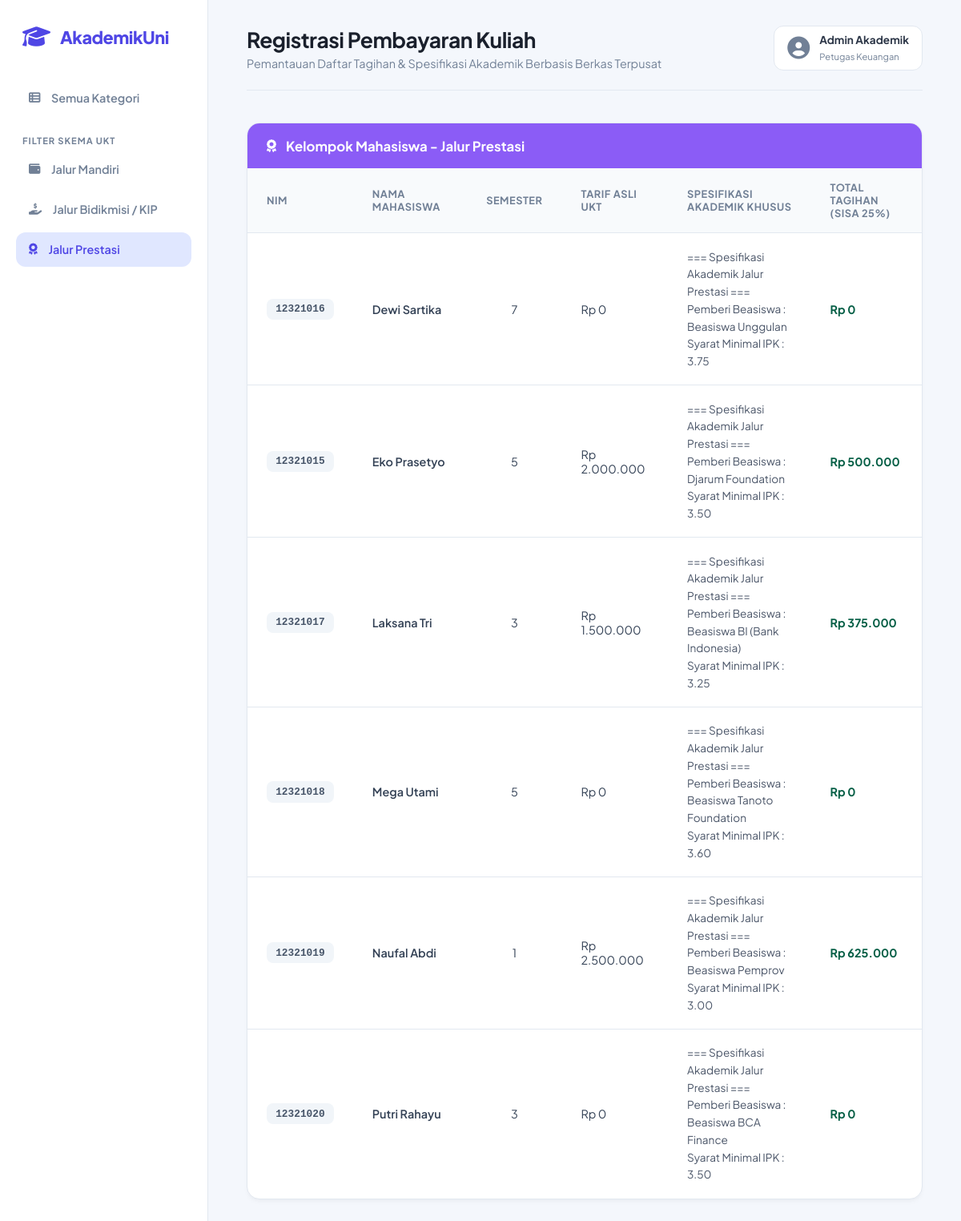
/index.php?category=prestasi, run on the app's committed database.
### tables this page shows
CREATE TABLE `tabel_mahasiswa` (
  `id_mahasiswa` int NOT NULL,
  `nama_mahasiswa` varchar(100) NOT NULL,
  `nim` varchar(15) NOT NULL,
  `semester` int NOT NULL,
  `tarif_ukt_nominal` decimal(12,2) NOT NULL,
  `jenis_pembiayaan` enum('Mandiri','Bidikmisi','Prestasi') NOT NULL,
  `golongan_ukt` varchar(10) DEFAULT NULL,
  `nama_wali` varchar(100) DEFAULT NULL,
  `nomor_kip_kuliah` varchar(50) DEFAULT NULL,
  `dana_saku_subsidi` decimal(12,2) DEFAULT NULL,
  `nama_instansi_beasiswa` varchar(100) DEFAULT NULL,
  `minimal_ipk_syarat` decimal(3,2) DEFAULT NULL
);

### Mahasiswa.php (called while the page is built, shortened)
<?php
abstract class Mahasiswa {
    protected string $nama_mahasiswa;
    protected string $nim;
    protected int $semester;
    public function __construct(int $id, string $nama, string $nim, int $semester, float $ukt) {
        $this->nama_mahasiswa = $nama;
        $this->nim = $nim;
        $this->semester = $semester;
        $this->tarifUktNominal = $ukt;
    }
    public function getNamaMahasiswa(): string { return $this->nama_mahasiswa; }
    public function getNim(): string { return $this->nim; }
    public function getSemester(): int { return $this->semester; }
}

### index.php (the view, shortened to what this page needs)
<?php
require_once 'MahasiswaPrestasi.php';
$database = new Database();
$db = $database->getConnection();
$query = "SELECT * FROM tabel_mahasiswa ORDER BY jenis_pembiayaan ASC, nama_mahasiswa ASC";
$stmt = $db->prepare($query);
$stmt->execute();
$rows = $stmt->fetchAll();
$daftarMandiri = [];
$daftarBidikmisi = [];
$daftarPrestasi = [];
foreach ($rows as $row) {
    if ($row->jenis_pembiayaan === 'Mandiri') {
        $daftarMandiri[] = new MahasiswaMandiri(
            $row->id_mahasiswa, $row->nama_mahasiswa, $row->nim, $row->semester, $row->tarif_ukt_nominal,
            $row->golongan_ukt, $row->nama_wali
        );
    } elseif ($row->jenis_pembiayaan === 'Bidikmisi') {
        $daftarBidikmisi[] = new MahasiswaBidikmisi(
            $row->id_mahasiswa, $row->nama_mahasiswa, $row->nim, $row->semester, $row->tarif_ukt_nominal,
            $row->nomor_kip_kuliah, $row->dana_saku_subsidi
        );
    } elseif ($row->jenis_pembiayaan === 'Prestasi') {
        $daftarPrestasi[] = new MahasiswaPrestasi(
            $row->id_mahasiswa, $row->nama_mahasiswa, $row->nim, $row->semester, $row->tarif_ukt_nominal,
            $row->nama_instansi_beasiswa, $row->minimal_ipk_syarat
        );
    }
}
$category = isset($_GET['category']) ? $_GET['category'] : 'all';
?>
<!DOCTYPE html>
<html lang="id">
<head>
    <link rel="stylesheet" href="style.css">
    <link rel="stylesheet" href="https://cdnjs.cloudflare.com/ajax/libs/font-awesome/6.4.0/css/all.min.css">
</head>
<body>
    <div class="sidebar">
        <div class="sidebar-brand">
            <i class="fa-solid fa-graduation-cap"></i>
            <h2>AkademikUni</h2>
        </div>
        <ul class="sidebar-menu">
            <li>
                <a href="index.php?category=all" class="<?php echo $category === 'all' ? 'active' : ''; ?>">
                    <i class="fa-solid fa-table-list"></i> <span>Semua Kategori</span>
                </a>
            </li>
            <li class="menu-divider">Filter Skema UKT</li>
            <li>
                <a href="index.php?category=mandiri" class="<?php echo $category === 'mandiri' ? 'active' : ''; ?>">
                    <i class="fa-solid fa-wallet"></i> <span>Jalur Mandiri</span>
                </a>
            </li>
            <li>
                <a href="index.php?category=bidikmisi" class="<?php echo $category === 'bidikmisi' ? 'active' : ''; ?>">
                    <i class="fa-solid fa-hand-holding-dollar"></i> <span>Jalur Bidikmisi / KIP</span>
                </a>
            </li>
            <li>
                <a href="index.php?category=prestasi" class="<?php echo $category === 'prestasi' ? 'active' : ''; ?>">
                    <i class="fa-solid fa-award"></i> <span>Jalur Prestasi</span>
                </a>
            </li>
        </ul>
    </div>
    <div class="main-content">
        <header>
            <div class="header-title">
                <h1>Registrasi Pembayaran Kuliah</h1>
                <p>Pemantauan Daftar Tagihan & Spesifikasi Akademik Berbasis Berkas Terpusat</p>
            </div>
            <div class="user-wrapper">
                <i class="fa-solid fa-circle-user"></i>
                <div>
                    <h4>Admin Akademik</h4>
                    <small>Petugas Keuangan</small>
                </div>
            </div>
        </header>
        <main>
            <?php if ($category === 'all' || $category === 'prestasi'): ?>
            <div class="card-section">
                <div class="section-header sh-prestasi">
                    <i class="fa-solid fa-award"></i>
                    <h2>Kelompok Mahasiswa - Jalur Prestasi</h2>
                </div>
                <div class="table-responsive">
                    <table>
                        <thead>
                            <tr>
                                <th>NIM</th>
                                <th>Nama Mahasiswa</th>
                                <th class="text-center">Semester</th>
                                <th>Tarif Asli UKT</th>
                                <th>Spesifikasi Akademik Khusus</th>
                                <th>Total Tagihan (Sisa 25%)</th>
                            </tr>
                        </thead>
                        <tbody>
                            <?php if (empty($daftarPrestasi)): ?>
                                <tr><td colspan="6" class="text-center">Tidak ada data mahasiswa Prestasi.</td></tr>
                            <?php else: ?>
                                <?php foreach ($daftarPrestasi as $mhs): ?>
                                <tr>
                                    <td><span class="badge badge-nim"><?php echo $mhs->getNim(); ?></span></td>
                                    <td class="font-semibold"><?php echo $mhs->getNamaMahasiswa(); ?></td>
                                    <td class="text-center"><?php echo $mhs->getSemester(); ?></td>
                                    <td>Rp <?php echo number_format($mhs->hitungTagihanSemester() / 0.25, 0, ',', '.'); ?></td>
                                    <td class="spec-col"><?php $mhs->tampilkanSpesifikasiAkademik(); ?></td>
                                    <td class="font-bold text-success-dark">Rp <?php echo number_format($mhs->hitungTagihanSemester(), 0, ',', '.'); ?></td>
                                </tr>
                                <?php endforeach; ?>
                            <?php endif; ?>
                        </tbody>
                    </table>
                </div>
            </div>
            <?php endif; ?>
        </main>
    </div>
</body>
</html>

### MahasiswaPrestasi.php (shortened to what this page needs)
<?php
require_once 'Mahasiswa.php';
class MahasiswaPrestasi extends Mahasiswa {
    private string $namaInstansiBeasiswa;
    private float $minimalIpkSyarat;
    public function __construct(int $id, string $nama, string $nim, int $semester, float $ukt, string $namaInstansiBeasiswa, float $minimalIpkSyarat) {
        $this->namaInstansiBeasiswa = $namaInstansiBeasiswa;
        $this->minimalIpkSyarat = $minimalIpkSyarat;
    }
    public function hitungTagihanSemester(): float {
        return $this->tarifUktNominal * 0.25;
    }
    public function tampilkanSpesifikasiAkademik(): void {
        echo "=== Spesifikasi Akademik Jalur Prestasi ===<br>";
        echo "Pemberi Beasiswa   : " . $this->namaInstansiBeasiswa . "<br>";
        echo "Syarat Minimal IPK : " . number_format($this->minimalIpkSyarat, 2) . "<br>";
    }
}

### style.css (style rules this page uses)
:root { --bg-body: #f4f7fc; --bg-sidebar: #ffffff; --text-main: #2d3748; --text-muted: #718096; --primary: #4f46e5; --primary-light: #e0e7ff; --success: #10b981; --success-light: #d1fae5; --success-dark: #065f46; --border-color: #e2e8f0; --card-bg: #ffffff; --mandiri-color: #0284c7; --bidikmisi-color: #f59e0b; --prestasi-color: #8b5cf6; }
* { margin: 0; padding: 0; box-sizing: border-box; font-family: "Plus Jakarta Sans", sans-serif; }
body { background-color: var(--bg-body); color: var(--text-main); display: flex; min-height: 100vh; }
.sidebar { width: 260px; background-color: var(--bg-sidebar); border-right: 1px solid var(--border-color); position: fixed; height: 100%; left: 0; top: 0; padding: 2rem 1.25rem; display: flex; flex-direction: column; z-index: 100; }
.sidebar-brand { display: flex; align-items: center; gap: 0.75rem; color: var(--primary); margin-bottom: 2.5rem; padding-left: 0.5rem; }
.sidebar-brand i { font-size: 1.75rem; }
.sidebar-brand h2 { font-size: 1.35rem; font-weight: 800; letter-spacing: -0.5px; }
.sidebar-menu { list-style: none; }
.sidebar-menu li { margin-bottom: 0.4rem; }
.sidebar-menu .menu-divider { font-size: 0.7rem; font-weight: 700; color: var(--text-muted); text-transform: uppercase; letter-spacing: 1px; margin: 1.5rem 0 0.5rem 0.5rem; }
.sidebar-menu a { display: flex; align-items: center; gap: 0.85rem; color: var(--text-muted); text-decoration: none; padding: 0.8rem 1rem; border-radius: 12px; font-weight: 600; font-size: 0.9rem; transition: all 0.2s ease; }
.sidebar-menu a.active { background-color: var(--primary-light); color: var(--primary); }
.main-content { margin-left: 260px; width: calc(100% - 260px); padding: 2rem 3rem; }
header { display: flex; justify-content: space-between; align-items: center; margin-bottom: 2.5rem; border-bottom: 1px solid var(--border-color); padding-bottom: 1.5rem; }
.header-title h1 { font-size: 1.65rem; font-weight: 700; letter-spacing: -0.5px; color: #1a202c; margin-bottom: 0.25rem; }
.header-title p { color: var(--text-muted); font-size: 0.9rem; }
.user-wrapper { display: flex; align-items: center; gap: 0.75rem; background: var(--card-bg); padding: 0.5rem 1rem; border-radius: 12px; border: 1px solid var(--border-color); }
.user-wrapper i { font-size: 1.75rem; color: var(--text-muted); }
.user-wrapper h4 { font-size: 0.85rem; font-weight: 700; }
.user-wrapper small { color: var(--text-muted); font-size: 0.7rem; }
.card-section { background-color: var(--card-bg); border-radius: 16px; border: 1px solid var(--border-color); box-shadow: 0 4px 6px -1px rgba(0, 0, 0, 0.03), 0 2px 4px -1px rgba(0, 0, 0, 0.02); margin-bottom: 2.5rem; overflow: hidden; }
.section-header { display: flex; align-items: center; gap: 0.75rem; padding: 1.1rem 1.5rem; color: #ffffff; }
.sh-prestasi { background-color: var(--prestasi-color); }
.section-header h2 { font-size: 1.05rem; font-weight: 700; }
.table-responsive { overflow-x: auto; }
table { width: 100%; border-collapse: collapse; text-align: left; }
th { background-color: #f8fafc; color: var(--text-muted); padding: 1rem 1.5rem; font-size: 0.8rem; font-weight: 700; text-transform: uppercase; letter-spacing: 0.5px; border-bottom: 1px solid var(--border-color); }
td { padding: 1.15rem 1.5rem; border-bottom: 1px solid var(--border-color); font-size: 0.9rem; color: #334155; }
tr:last-child td { border-bottom: none; }
.badge { padding: 0.35rem 0.7rem; border-radius: 8px; font-size: 0.8rem; font-weight: 700; display: inline-block; }
.badge-nim { background-color: #f1f5f9; color: #475569; font-family: "Courier New", Courier, monospace; }
.font-semibold { font-weight: 600; }
.font-bold { font-weight: 700; }
.text-success-dark { color: var(--success-dark); }
.text-center { text-align: center; }
.spec-col { font-size: 0.85rem; color: #4a5568; line-height: 1.6; }

### data on the page
tabel_mahasiswa: nim "12321016", nama_mahasiswa "Dewi Sartika", semester "7", $mhs->hitungTagihanSemester()/0.25 "0", nama_instansi_beasiswa "Beasiswa Unggulan", minimal_ipk_syarat "3.75", tarif_ukt_nominal "0"
tabel_mahasiswa: nim "12321015", nama_mahasiswa "Eko Prasetyo", semester "5", $mhs->hitungTagihanSemester()/0.25 "2.000.000", nama_instansi_beasiswa "Djarum Foundation", minimal_ipk_syarat "3.50", tarif_ukt_nominal "500.000"
tabel_mahasiswa: nim "12321017", nama_mahasiswa "Laksana Tri", semester "3", $mhs->hitungTagihanSemester()/0.25 "1.500.000", nama_instansi_beasiswa "Beasiswa BI (Bank Indonesia)", minimal_ipk_syarat "3.25", tarif_ukt_nominal "375.000"
tabel_mahasiswa: nim "12321018", nama_mahasiswa "Mega Utami", semester "5", $mhs->hitungTagihanSemester()/0.25 "0", nama_instansi_beasiswa "Beasiswa Tanoto Foundation", minimal_ipk_syarat "3.60", tarif_ukt_nominal "0"
tabel_mahasiswa: nim "12321019", nama_mahasiswa "Naufal Abdi", semester "1", $mhs->hitungTagihanSemester()/0.25 "2.500.000", nama_instansi_beasiswa "Beasiswa Pemprov", minimal_ipk_syarat "3.00", tarif_ukt_nominal "625.000"
tabel_mahasiswa: nim "12321020", nama_mahasiswa "Putri Rahayu", semester "3", $mhs->hitungTagihanSemester()/0.25 "0", nama_instansi_beasiswa "Beasiswa BCA Finance", minimal_ipk_syarat "3.50", tarif_ukt_nominal "0"
